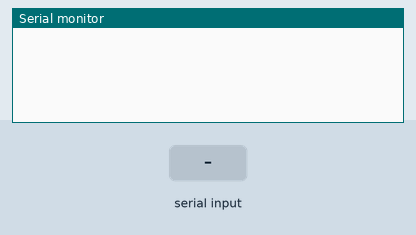
A sketch run on a simulated Arduino Uno, built with avr-gcc and run on an emulated ATmega328P. Parts: the last lines printed to the serial monitor. The inputs (shaded band) are chosen by the test bench.

Above: at 1.2 s.
1.3 s: "on\n" received over Serial
At 2.4 s:
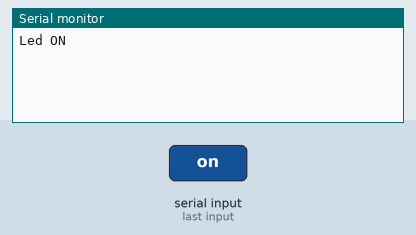
2.8 s: "off\n" received over Serial
At 3.6 s:
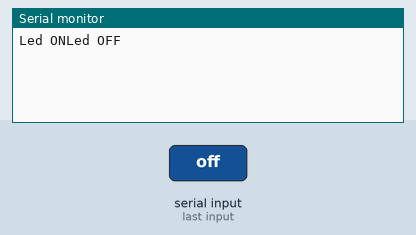

The sketch:

led_test.ino
```cpp
const int stepPin = 3; //X.STEP
String InBytes;

void setup() {
  // put your setup code here, to run once:
pinMode(stepPin,OUTPUT);
Serial.begin(115200); // open the serial port
}

void loop() {
  // put your main code here, to run repeatedly:
if (Serial.available()>0){
  InBytes=Serial.readStringUntil('\n');
  if (InBytes=="on"){
    digitalWrite(stepPin,HIGH);
    Serial.write("Led ON");
  }
  if (InBytes=="off"){
    digitalWrite(stepPin,LOW);
    Serial.write("Led OFF");
  }

  }
}
```

Measured:
- after the input at 1.3 s, the serial monitor: prints a new line at once (image 1)
- after the input at 2.8 s, the serial monitor: prints a new line at once (image 2)
